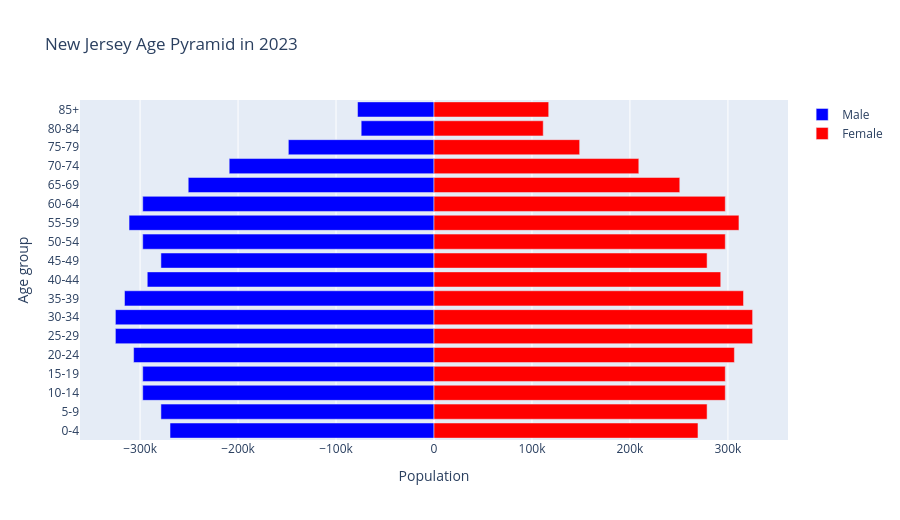

Here is the notebook cell this chart was saved with:
### Markdown cell above
## 7. Interactive age pyramid

Plotly age pyramid for a chosen state and year. Change STATE_CODE and YEAR and rerun.

### Code cell
STATE_CODE = 'NJ'
YEAR = 2023

df = pd.read_sql("""
    SELECT ag.age_group, ag.sort_order, p.sex, SUM(p.population) AS population
    FROM population p JOIN age_groups ag ON ag.age_group = p.age_group
    WHERE p.state_code = ? AND p.year = ?
    GROUP BY ag.age_group, ag.sort_order, p.sex
    ORDER BY ag.sort_order
""", conn, params=(STATE_CODE, YEAR))
pivot = df.pivot(index='age_group', columns='sex', values='population').reindex(
    df.sort_values('sort_order')['age_group'].unique()
).fillna(0)
state_name = states_df.loc[states_df['state_code'] == STATE_CODE, 'state_name'].iloc[0]

fig = go.Figure()
fig.add_trace(go.Bar(y=pivot.index, x=-pivot.get('m', 0), name='Male',
                     orientation='h', marker_color='blue'))
fig.add_trace(go.Bar(y=pivot.index, x= pivot.get('f', 0), name='Female',
                     orientation='h', marker_color='red'))
fig.update_layout(title=f'{state_name} Age Pyramid in {YEAR}',
                  barmode='relative', height=520,
                  xaxis_title='Population', yaxis_title='Age group')
fig.show()

### Figure 1 — Plotly figure (JSON) as saved in the notebook; plotly's stock layout.template omitted (floating-point values rounded to 4 significant figures)
{"data": [{"marker": {"color": "blue"}, "name": "Male", "orientation": "h", "type": "bar", "x": [-269435, -278725, -297308, -297308, -306596, -325178, -325178, -315888, -292662, -278725, -297308, -311242, -297308, -250854, -209043, -148653, -74326, -78043], "y": ["0-4", "5-9", "10-14", "15-19", "20-24", "25-29", "30-34", "35-39", "40-44", "45-49", "50-54", "55-59", "60-64", "65-69", "70-74", "75-79", "80-84", "85+"]}, {"marker": {"color": "red"}, "name": "Female", "orientation": "h", "type": "bar", "x": [269435, 278725, 297308, 297308, 306596, 325178, 325178, 315888, 292662, 278725, 297308, 311242, 297308, 250854, 209043, 148653, 111490, 117065], "y": ["0-4", "5-9", "10-14", "15-19", "20-24", "25-29", "30-34", "35-39", "40-44", "45-49", "50-54", "55-59", "60-64", "65-69", "70-74", "75-79", "80-84", "85+"]}], "layout": {"barmode": "relative", "height": 520, "title": {"text": "New Jersey Age Pyramid in 2023"}, "xaxis": {"title": {"text": "Population"}}, "yaxis": {"title": {"text": "Age group"}}}}
